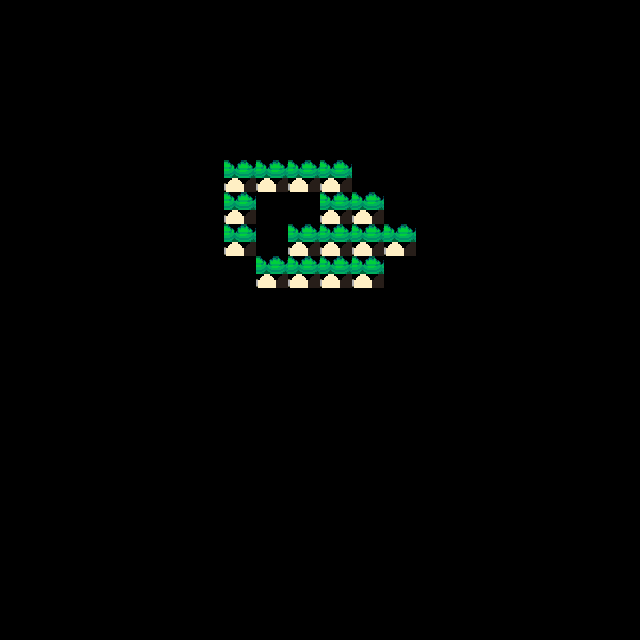

Tiled map render using the project's own tile images. Description and the map definition, with tile-layer contents summarised, below:
An orthogonal 20x20 tile map with 32x32 px tiles, 1 tile layer (Tile Layer 1).

<map version="1.0" orientation="orthogonal" width="20" height="20" tilewidth="32" tileheight="32">
 <tileset firstgid="1" name="TestTileSet" tilewidth="32" tileheight="32">
  <image source="tilesets/sceneTiles.png" width="306" height="306" />
 </tileset>
 <layer name="Tile Layer 1" width="20" height="20">
  <data>[400 cells, 16 non-empty, 1 distinct tile ids]</data>
 </layer>
</map>
